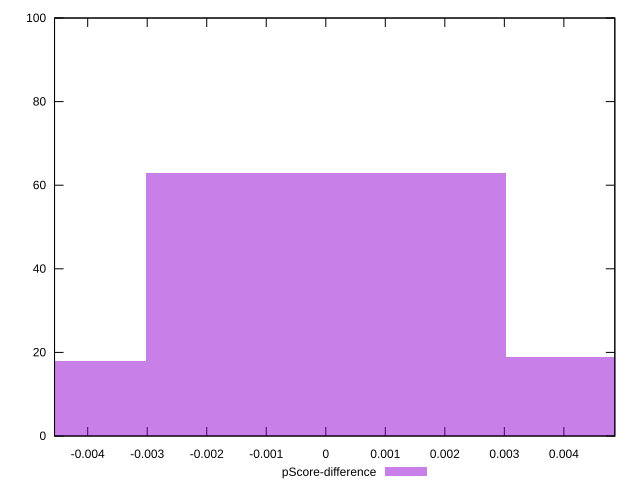

Generate this figure with gnuplot:
reset

$pScoreDifference <<EOF
0 63
-0.006041105212001294 18
0.006041105212001294 19
EOF

set key outside below
set boxwidth 0.006041105212001294
set xrange [-0.004557083682589946:0.0048561057581643086]
set yrange [0:100]
set trange [0:100]
set style fill transparent solid 0.5 noborder
set terminal svg size 640, 490 enhanced background rgb 'white'
set output "report_00012_2021-02-09T11:01:39.952Z/first-contentful-paint/samples/pages/pScore-difference/histogram.svg"

plot $pScoreDifference title "pScore-difference" with boxes

reset
